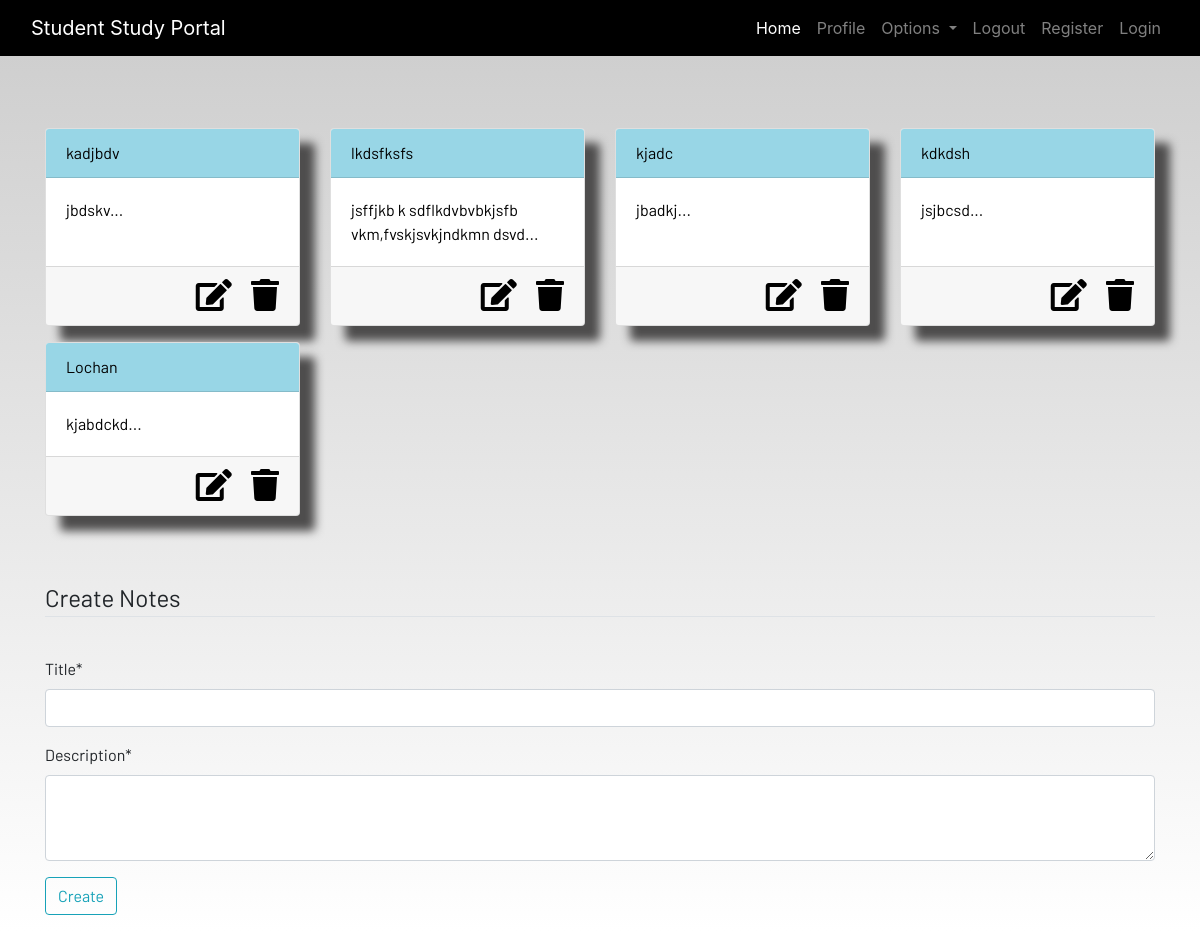
Screenshot of /notes/ (signed in) with the database file from the repository.
### dashboard/models.py (models this page shows, shortened)
class Notes(models.Model):
    user = models.ForeignKey(User, on_delete=models.CASCADE)
    title = models.CharField(max_length=200)
    description = models.TextField()
    class Meta:
        verbose_name = "notes"
        verbose_name_plural = "notes"

### dashboard/views.py (the view)
# urls.py: path('notes/', views.notes, name="notes"),
def notes(request):
    if request.method == 'POST':
        form = NotesForm(request.POST)
        if form.is_valid():
            note = Notes(
                user=request.user,
                title=form.cleaned_data['title'],
                description=form.cleaned_data['description']
            )
            note.save()
            messages.success(request, f"Notes added by {request.user.username} successfully!")
            return redirect('notes')
    else:
        form = NotesForm()
    notes = Notes.objects.filter(user=request.user)  # Only show logged-in user's notes
    context = {'notes': notes, 'form': form}
    return render(request, 'dashboard/notes.html', context)

### dashboard/forms.py
class NotesForm(forms.ModelForm):
    class Meta:
        model = Notes
        fields = ['title', 'description']
        widgets = {
            'title': forms.TextInput(attrs={'class': 'form-control'}),
            'description': forms.Textarea(attrs={'class': 'form-control', 'rows': 3}),
        }

### dashboard/templates/dashboard/notes.html (shortened to what this page needs)
{% extends 'dashboard/base.html' %}
{% load static %}
{% load crispy_forms_tags %}
{% block content %}
<div class="container mt-4">
    <div class="row">
        {% for note in notes %}
        <div class="col-md-3 mb-3">
            <a href="{% url 'notes-detail' note.id %}">
                <div class="card">
                    <div class="card-header">
                        {{ note.title }}
                    </div>
                    <div class="card-body">
                        {{ note.description|slice:"0:100" }}...
                    </div>
                    <div class="card-footer mt-auto text-right">
                        <a href="{% url 'update-note' note.id %}" class="text-primary mr-3">
                            <i class="fa fa-edit fa-2x"></i>
                        </a>
                        <a href="{% url 'delete-note' note.id %}" class="text-danger">
                            <i class="fa fa-trash fa-2x"></i>
                        </a>
                    </div>
                </div>
            </a>
        </div>
        {% empty %}
        <div class="col-12 text-center">
            <p>No notes found. Create one below!</p>
        </div>
        {% endfor %}
    </div>
</div>
<br><br>
<div class="container">
    <form method="POST">
        <fieldset class="form-group">
            <legend class="border-bottom mb-4">Create Notes</legend>
        </fieldset>
        {{ form|crispy }}
        <div class="form-group">
            <button class="btn btn-outline-info" type="submit">
                Create
            </button>
        </div>
    </form>
</div>
{% endblock content %}

### static/css/main.css (style rules this page uses)
html { scroll-behavior: smooth; height: 100%; width: 100%; }
.card { box-shadow: 15px 15px 10px rgb(78, 77, 77); }
a { text-decoration: none !important; color: black; }
.card-header { color: black !important; background: rgb(152, 214, 230) !important; transition: 0.3s ease-in; }
html, body { max-width: 100%; overflow-x: hidden; height: 100%; width: 100%; }
body { background: linear-gradient(rgba(0, 0, 0, 0.2), rgba(255, 255, 255, 0.5)); overflow-x: hidden; background-repeat: no-repeat; }
.card-header { background-color: rgb(133, 204, 231); }
.col-md-3 .card { width: 100%; height: 100%; }
.fa { color: black; }

### rows the page displays
Notes: title "kadjbdv", description "jbdskv"
Notes: title "lkdsfksfs", description "jsffjkb k sdflkdvbvbkjsfb vkm,fvskjsvkjndkmn dsvd"
Notes: title "kjadc", description "jbadkj"
Notes: title "kdkdsh", description "jsjbcsd"
Notes: title "Lochan", description "kjabdckd"
